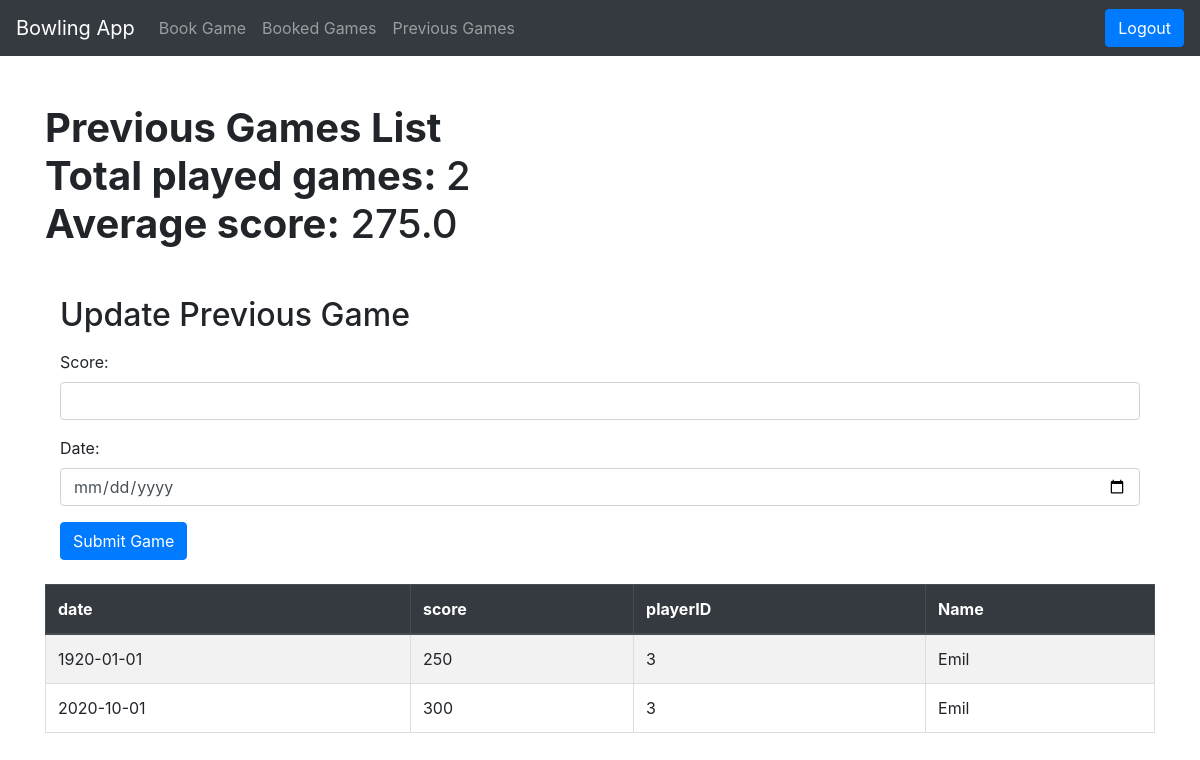
The page /previous_games (signed in) on the database its author committed.
### tables this page shows
CREATE TABLE PreviousGames (gameID INTEGER PRIMARY KEY AUTOINCREMENT, date date, score INTEGER, playerID REFERENCES Players (playerID));

CREATE TABLE Players (playerID INTEGER PRIMARY KEY AUTOINCREMENT, fName varchar, lName varchar, email varchar, password varchar);

### app.py (the view)
@app.route("/previous_games", methods=["GET"])
def show_previous_games():
    player_ID = session["player_id"]
    return render_template("previous_games.html", previousGames=query_db('SELECT * FROM previousGames INNER JOIN players ON previousGames.playerID = players.playerID WHERE previousGames.playerID = ?', [player_ID]),
    numOfGames=query_db('SELECT COUNT(?) AS numOfGames FROM previousGames WHERE playerID = ? GROUP BY playerID ',[player_ID, player_ID]),
    avg_score=average_score(player_ID))

### app.py (called while the page is built)
def average_score(playerID):
    return query_db("SELECT playerID, ROUND(AVG(score), 1) AS avgScore FROM previousGames WHERE playerID = ? GROUP BY playerID", [playerID])

### test.py (called while the page is built)
def get_db():
    db = getattr(g, '_database', None)
    if db is None:
        db = g._database = sqlite3.connect(DATABASE)
        db.row_factory = sqlite3.Row
    return db

def query_db(query, args=(), one=False, commit=False):
    try:
            if commit:
                db = get_db()
                cur = db.execute(query, args)
                db.commit()
                cur.close()
                return None
            cur = get_db().execute(query, args)
            rv = cur.fetchall()
            cur.close()
            return (rv[0] if rv else None) if one else rv
    except sqlite3.Error as e:
            print("SQLite error:", e)
            return e  # Or raise an exception if needed

### template/previous_games.html (shortened to what this page needs)
<!DOCTYPE html>
<html lang="en">
<head>
    <link rel="stylesheet" href="https://maxcdn.bootstrapcdn.com/bootstrap/4.5.2/css/bootstrap.min.css">
</head>
<body>
    <nav class="navbar navbar-expand-lg navbar-dark bg-dark">
        <a class="navbar-brand" href="/logged_in">Bowling App</a>
        <div class="collapse navbar-collapse" id="navbarNav">
            <ul class="navbar-nav">
                <li class="nav-item">
                    <a class="nav-link" href="/book_game">Book Game</a>
                </li>
                <li class="nav-item">
                    <a class="nav-link" href="/booked_games">Booked Games</a>
                </li>
                <li class="nav-item">
                    <a class="nav-link" href="/previous_games">Previous Games</a>
                </li>
            </ul>
        </div>
        <form action="/logout" method="POST" class="ml-auto">
            <button type="submit" class="btn btn-primary">Logout</button>
        </form>
    </nav>
    <div class="container mt-4">
        {% for num in numOfGames %}
            <h1 class="mt-5"><b>Previous Games List<br> Total played games: </b>{{num['numOfGames']}} <br>
        {% endfor %}
        {% for avg in avg_score %}
            <b>Average score:</b> {{avg['avgScore']}}
        {% endfor %}
        </h1>
        <div class="container">
            <h2 class="mt-5">Update Previous Game</h2>
            <form action="/previous_games" method="POST" class="mt-3">
                <div class="form-group">
                    <label for="score">Score:</label>
                    <input type="number" class="form-control" id="score" name="score" required>
                </div>
                <div class="form-group">
                    <label for="date">Date:</label>
                    <input type="date" class="form-control" id="date" name="date" required>
                </div>
                <button type="submit" class="btn btn-primary">Submit Game</button>
            </form>
        </div>
        <br>
        <table class="table table-striped">
            <thead class="thead-dark">
                <tr>
                    <th>date</th>
                    <th>score</th>
                    <th>playerID</th>
                    <th>Name </th>
                </tr>
            </thead>
            <tbody>
                {% for game in previousGames %}
                    <tr>
                        <td>{{ game['date'] }}</td>
                        <td>{{ game['score'] }}</td>
                        <td>{{ game['playerID'] }}</td>
                        <td>{{ game['fName'] }}</td>
                    </tr>
                {% endfor %}
            </tbody>
        </table>
    </div>
</body>
</html>

### template/previous_games.html (style rules this page uses)
table { width: 100%; border-collapse: collapse; }
th, td { border: 1px solid #ddd; padding: 8px; text-align: left; }
th { background-color: #f2f2f2; }

### rows shown on the page
PreviousGames: date "1920-01-01", score "250", playerID "3", fName "Emil"
PreviousGames: date "2020-10-01", score "300", playerID "3", fName "Emil"

### other values the page prints
{{ num['numOfGames'] }} "2"
{{ avg['avgScore'] }} "275.0"
